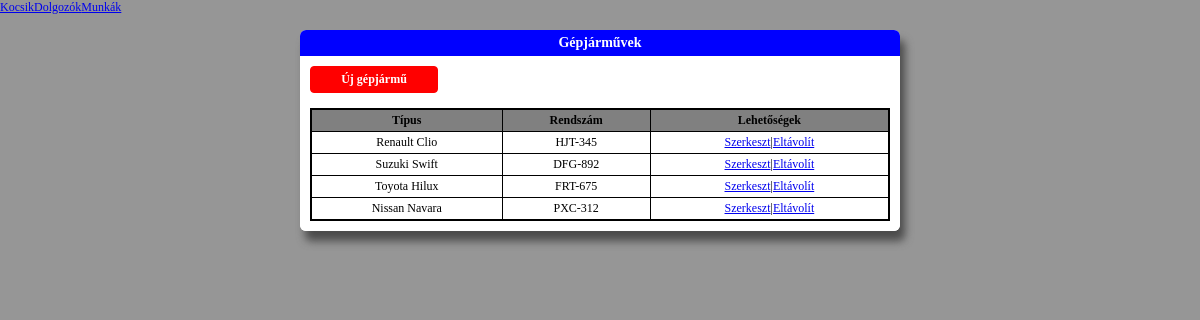
Page /index.php/kocsik on the committed database.
### tables this page shows
CREATE TABLE "kocsik" (
	"kocsiid"	INTEGER NOT NULL PRIMARY KEY AUTOINCREMENT,
	"tipus"	TEXT NOT NULL,
	"rendszam"	TEXT NOT NULL
);

### application/controllers/kocsik.php (called while the page is built, shortened)
<?php
class Kocsik extends CI_Controller {
	public function __construct() {
		$this->load->model('Kocsik_model');
	}
	public function index() {
		$data['kocsik'] = $this->Kocsik_model->getAllKocsik();
		$partialviews = [
			'header' => $this->load->view('partials/header_view.php','', true),
			'menu' => $this->load->view('partials/menu_view', '', true),
			'content' => $this->load->view('admin/kocsik/kocsik_list_view', $data, true),
			'footer' => $this->load->view('partials/footer_view', '', true)
		];
		$this->load->view('public_template_view', $partialviews);
	}
}

### index.php (called while the page is built, shortened)
<?php
require_once BASEPATH.'core/CodeIgniter.php';

### application/models/Kocsik_model.php (called while the page is built, shortened)
<?php
class Kocsik_model extends CI_Model {
    public function getAllKocsik() {
        $query = $this->db->get('kocsik');
        return $query->result_array();
    }
}
?>

### application/views/admin/kocsik/kocsik_list_view.php (the view)
<div class="adminform-container">
    <div class="adminform-title">Gépjárművek</div>
    <div class="adminform-body">
        <?php echo(anchor('kocsik/create','Új gépjármű','class="itemcreate-button"')); ?>
        <br />
        <table class="listview-table">
            <tr>
                <th class="listview-rowheader">Típus</th>
                <th class="listview-rowheader">Rendszám</th>
                <th class="listview-rowheader">Lehetőségek</th>
            </tr>
            <?php
            foreach ($kocsik as $kocsi_item):
                ?><tr>
                    <td class="listview-cell"><?php echo($kocsi_item['tipus']); ?></td>
                    <td class="listview-cell"><?php echo($kocsi_item['rendszam']); ?></td>
                    <td class="listview-cell"><?php
                        echo(anchor('kocsik/edit/'.$kocsi_item['kocsiid'],'Szerkeszt'));
                        echo('|');
                        echo(anchor('kocsik/delete/'.$kocsi_item['kocsiid'],'Eltávolít'));
                    ?></td>
                </tr>
            <?php endforeach; ?>
        </table>
    </div>
</div>

### application/views/partials/header_view.php (shortened to what this page needs)
<!DOCTYPE html>
<html lang="hu">
    <head>
        <link rel="stylesheet" type="text/css" href=<?php echo(base_url('css/mainStyles.css')); ?>>
        <link rel="stylesheet" type="text/css" href=<?php echo(base_url('css/tagStyles.css')); ?>>
        <link rel="stylesheet" type="text/css" href=<?php echo(base_url('css/tableStyles.css')); ?>>
        <link rel="stylesheet" type="text/css" href=<?php echo(base_url('css/controlStyles.css')); ?>>
    </head>
    <body>

### application/views/partials/menu_view.php
<?php
echo(anchor("kocsik/index","Kocsik",''));
echo(anchor("dolgozok/index", "Dolgozók",''));
echo(anchor("munkak/index", "Munkák",''));
?>

### application/views/partials/footer_view.php
    </body>
</html>

### application/views/public_template_view.php (shortened to what this page needs)
<?php
echo($header);
echo($menu);
echo($content);
echo($footer);
?>

### css/mainStyles.css (style rules this page uses)
body { margin: 0px; padding: 0px; width: 100%; font-family: 'Lucida Sans Unicode'; font-size: 12px; background-color: rgb(150,150,150); }
.adminform-container { padding: 0px; margin: 15px 25%; background-color: white; border-radius: 6px; border: none; box-shadow: 5px 10px 8px rgb(75,75,75); position: relative; }
.adminform-title { padding: 5px; margin: 0px; border-radius: 6px 6px 0px 0px; background-color: blue; color: white; font-weight: bold; font-size: 14px; text-align: center; }
.adminform-body { padding: 10px; margin: 0px; border-radius: 0px 0px 6px 6px; background-color: white; color: black; font-size: 12px; word-wrap: normal; }

### css/tableStyles.css (style rules this page uses)
.listview-table { width: 100%; margin: 0px; padding: 0px; border-collapse: collapse; border: 2px solid black; }
.listview-rowheader { padding: 3px; margin: 0px; background-color: grey; font-weight: bold; text-align: center; border: 1px solid black; }
.listview-cell { padding: 3px; margin: 0px; background-color: white; text-align: center; border: 1px solid black; }

### css/controlStyles.css (style rules this page uses)
.itemcreate-button:link, .itemcreate-button:visited { margin: 0px; padding: 5px; width: 20%; background-color: rgb(255,0,0); color: white; border: 1px solid rgb(255,0,0); border-radius: 4px; font-weight: bold; text-align: center; text-decoration: none; display: block; }

### rows in the picture
kocsik: tipus "Renault Clio", rendszam "HJT-345", kocsiid "Szerkeszt", kocsiid "Eltávolít"
kocsik: tipus "Suzuki Swift", rendszam "DFG-892", kocsiid "Szerkeszt", kocsiid "Eltávolít"
kocsik: tipus "Toyota Hilux", rendszam "FRT-675", kocsiid "Szerkeszt", kocsiid "Eltávolít"
kocsik: tipus "Nissan Navara", rendszam "PXC-312", kocsiid "Szerkeszt", kocsiid "Eltávolít"

### other values in the picture
anchor("kocsik/index","Kocsik",'') "Kocsik"
anchor("dolgozok/index", "Dolgozók",'') "Dolgozók"
anchor("munkak/index", "Munkák",'') "Munkák"
anchor('kocsik/create','Új gépjármű','class="itemcreate-button"') "Új gépjármű"
